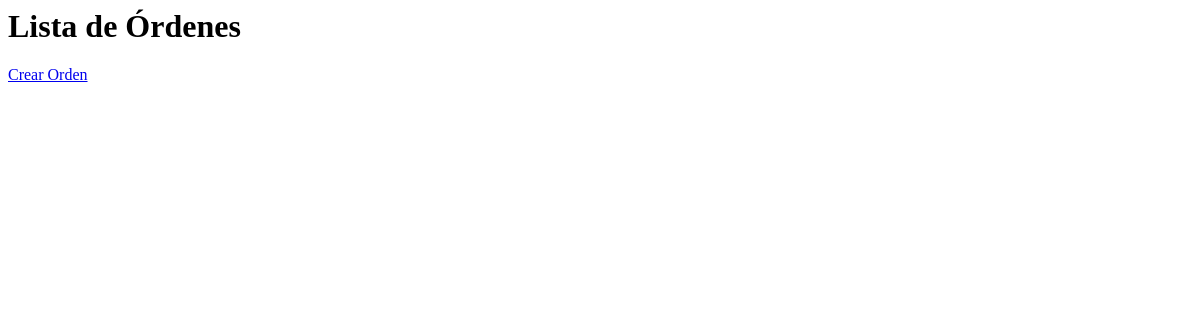
/orders/, run on an earlier commit of the app's database.
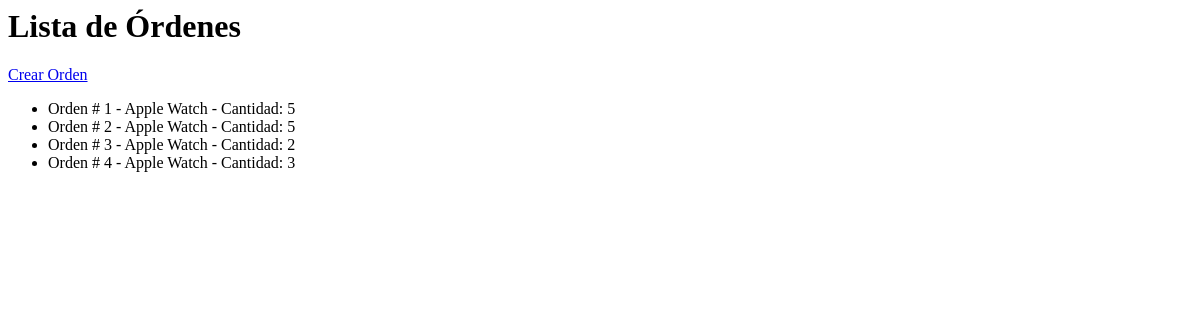
And on a later commit of the database.
### orders/models.py (models this page shows, shortened)
class Order(models.Model):
    product = models.ForeignKey(Product, on_delete=models.CASCADE)
    quantity = models.IntegerField(blank=True, null=True)
    created_at = models.DateTimeField(auto_now_add=True)

### products/models.py (models this page shows, shortened)
class Product(models.Model):
    name = models.CharField(max_length=255)
    description = models.TextField()
    price = models.DecimalField(max_digits=10, decimal_places=2)
    stock = models.IntegerField()

### orders/views.py (the view)
# urls.py: path('', views.order_list, name='order_list'),
def order_list(request):
    orders = Order.objects.all()
    context = {'orders': orders}
    return render(request, 'orders/order_list.html', context)

### orders/templates/orders/order_list.html
<h1>Lista de Órdenes</h1>
<a href="{% url 'order_create' %}">Crear Orden</a>
<ul>
    {% for order in orders %}
        <li>
            Orden # {{ order.id }} - {{ order.product.name }} - Cantidad: {{ order.quantity }}
        </li>
    {% endfor %}

What changed in the data, as far as the page shows it:
added Order: id "1", product.name "Apple Watch", quantity "5"
added Order: id "2", product.name "Apple Watch", quantity "5"
added Order: id "3", product.name "Apple Watch", quantity "2"
added Order: id "4", product.name "Apple Watch", quantity "3"
